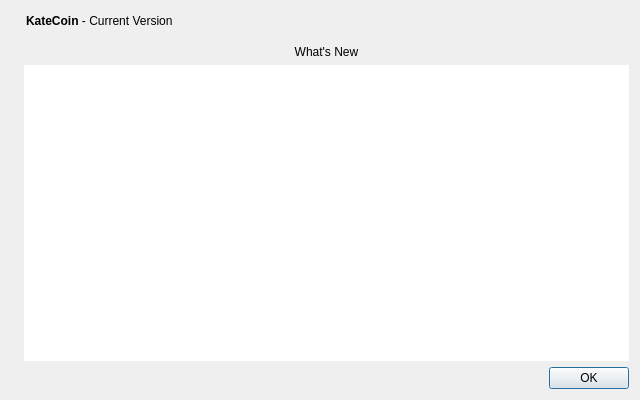
<?xml version="1.0" encoding="UTF-8"?>
<ui version="4.0">
 <class>WhatsNewDialog</class>
 <widget class="QDialog" name="WhatsNewDialog">
  <property name="geometry">
   <rect>
    <x>0</x>
    <y>0</y>
    <width>640</width>
    <height>400</height>
   </rect>
  </property>
  <property name="windowTitle">
   <string>What's New in KateCoin</string>
  </property>
  <layout class="QHBoxLayout" name="horizontalLayout_2">
   <item>
    <widget class="QLabel" name="label_4">
     <property name="sizePolicy">
      <sizepolicy hsizetype="Preferred" vsizetype="Ignored">
       <horstretch>0</horstretch>
       <verstretch>0</verstretch>
      </sizepolicy>
     </property>
     <property name="pixmap">
      <pixmap resource="../bitcoin.qrc">:/images/aboutBackground</pixmap>
     </property>
    </widget>
   </item>
   <item>
    <layout class="QVBoxLayout" name="verticalLayout_2">
     <item>
      <layout class="QHBoxLayout" name="horizontalLayout">
       <property name="leftMargin">
        <number>2</number>
       </property>
       <property name="bottomMargin">
        <number>8</number>
       </property>
       <item>
        <widget class="QLabel" name="label">
         <property name="cursor">
          <cursorShape>IBeamCursor</cursorShape>
         </property>
         <property name="text">
          <string>&lt;html&gt;&lt;head/&gt;&lt;body&gt;&lt;p&gt;&lt;span style=&quot; font-weight:600;&quot;&gt;KateCoin&lt;/span&gt; - Current Version&lt;/p&gt;&lt;/body&gt;&lt;/html&gt;</string>
         </property>
         <property name="textInteractionFlags">
          <set>Qt::LinksAccessibleByMouse|Qt::TextSelectableByKeyboard|Qt::TextSelectableByMouse</set>
         </property>
        </widget>
       </item>
       <item>
        <widget class="QLabel" name="versionLabel">
         <property name="cursor">
          <cursorShape>IBeamCursor</cursorShape>
         </property>
         <property name="text">
          <string notr="true"/>
         </property>
         <property name="textInteractionFlags">
          <set>Qt::LinksAccessibleByMouse|Qt::TextSelectableByKeyboard|Qt::TextSelectableByMouse</set>
         </property>
        </widget>
       </item>
       <item>
        <spacer name="horizontalSpacer">
         <property name="orientation">
          <enum>Qt::Horizontal</enum>
         </property>
         <property name="sizeHint" stdset="0">
          <size>
           <width>40</width>
           <height>20</height>
          </size>
         </property>
        </spacer>
       </item>
      </layout>
     </item>
     <item>
      <widget class="QLabel" name="title">
       <property name="cursor">
        <cursorShape>IBeamCursor</cursorShape>
       </property>
       <property name="text">
        <string>What's New</string>
       </property>
       <property name="alignment">
        <set>Qt::AlignHCenter|Qt::AlignTop</set>
       </property>
       <property name="margin">
        <number>2</number>
       </property>
       <property name="textInteractionFlags">
        <set>Qt::LinksAccessibleByMouse</set>
       </property>
      </widget>
     </item>
     <item>
      <widget class="QTextEdit" name="description">
       <property name="frameShape">
        <enum>QFrame::NoFrame</enum>
       </property>
       <property name="horizontalScrollBarPolicy">
        <enum>Qt::ScrollBarAlwaysOff</enum>
       </property>
       <property name="undoRedoEnabled">
        <bool>false</bool>
       </property>
       <property name="readOnly">
        <bool>true</bool>
       </property>
       <property name="cursorWidth">
        <number>1</number>
       </property>
       <property name="placeholderText">
        <string extracomment="This is the description of the change."/>
       </property>
      </widget>
     </item>
     <item>
      <widget class="QDialogButtonBox" name="buttonBox">
       <property name="orientation">
        <enum>Qt::Horizontal</enum>
       </property>
       <property name="standardButtons">
        <set>QDialogButtonBox::Ok</set>
       </property>
      </widget>
     </item>
    </layout>
   </item>
  </layout>
 </widget>
 <resources>
  <include location="../bitcoin.qrc"/>
 </resources>
 <connections>
  <connection>
   <sender>buttonBox</sender>
   <signal>rejected()</signal>
   <receiver>WhatsNewDialog</receiver>
   <slot>reject()</slot>
   <hints>
    <hint type="sourcelabel">
     <x>428</x>
     <y>308</y>
    </hint>
    <hint type="destinationlabel">
     <x>286</x>
     <y>274</y>
    </hint>
   </hints>
  </connection>
  <connection>
   <sender>buttonBox</sender>
   <signal>accepted()</signal>
   <receiver>WhatsNewDialog</receiver>
   <slot>accept()</slot>
   <hints>
    <hint type="sourcelabel">
     <x>360</x>
     <y>308</y>
    </hint>
    <hint type="destinationlabel">
     <x>157</x>
     <y>274</y>
    </hint>
   </hints>
  </connection>
 </connections>
</ui>
